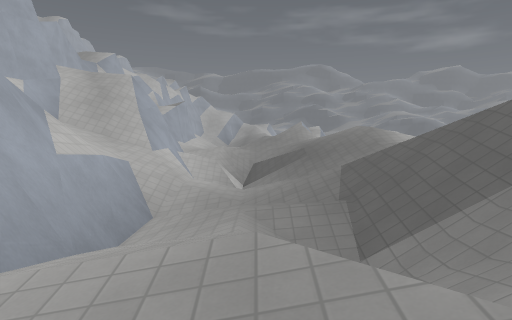
[1] (above)

16 first-person views from a walk through a Godot game level. The camera is 1.4 m above the floor, tilts 2° down and sees 70° across. The floor is counted in squares, 2 m on a side. Each view is taken from the middle of a square. On the plan, view 1 faces up. The plan holds only what a view shows up to about 11 squares ahead; the rest is blank. The place goes on beyond the plan. Surface patterns are stand-ins for the level's own textures.

[2]
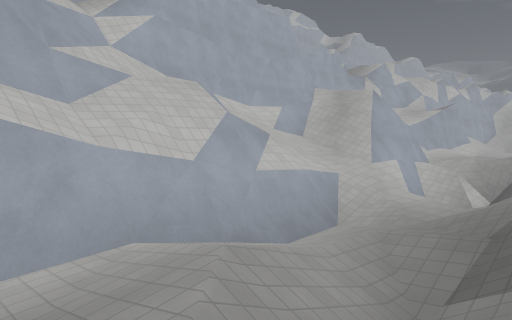

[3]
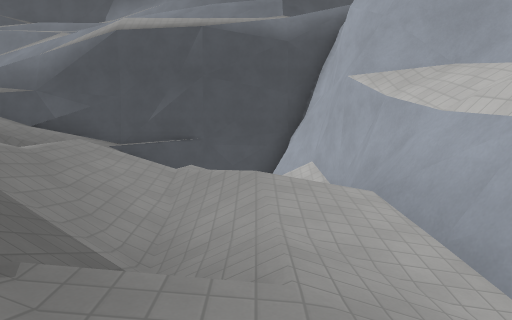

[4]
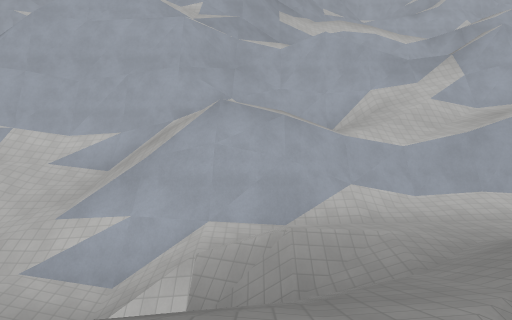

[5]
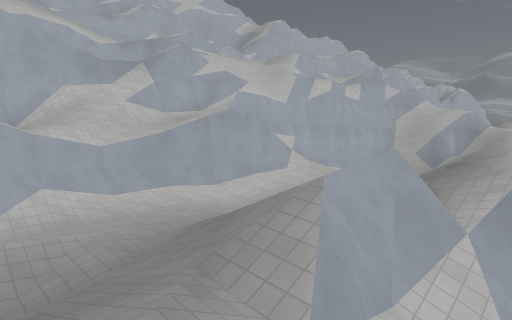

[6]
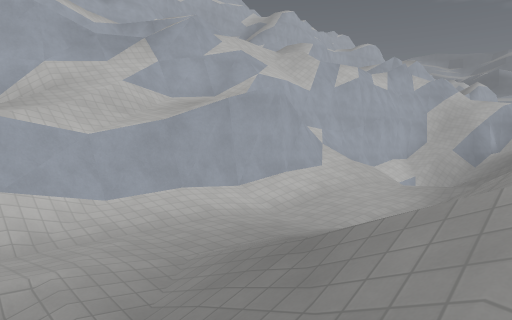

[7]
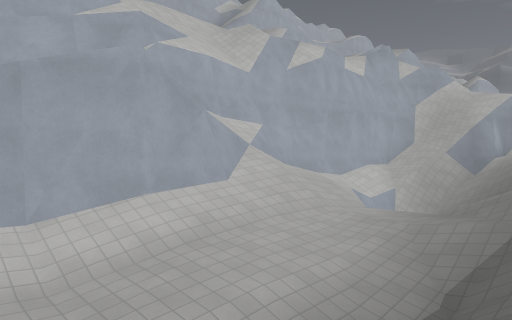

[8]
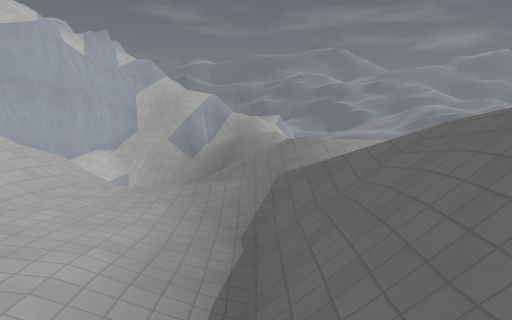

[9]
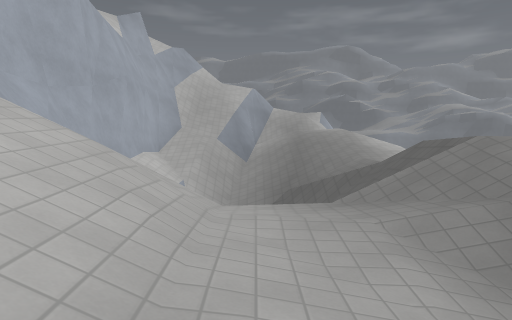

[10]
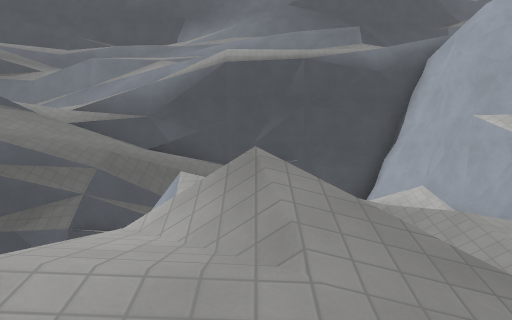

[11]
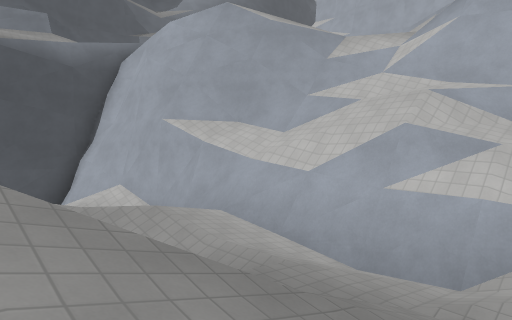

[12]
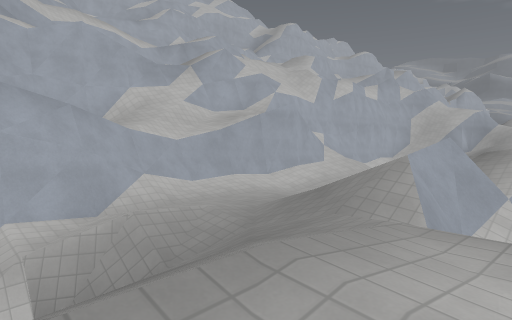

[13]
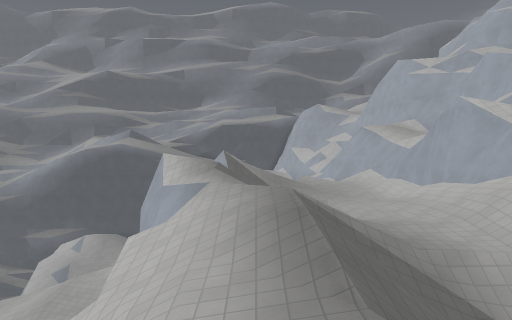

[14]
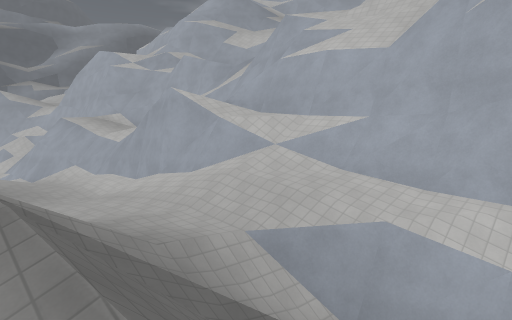

[15]
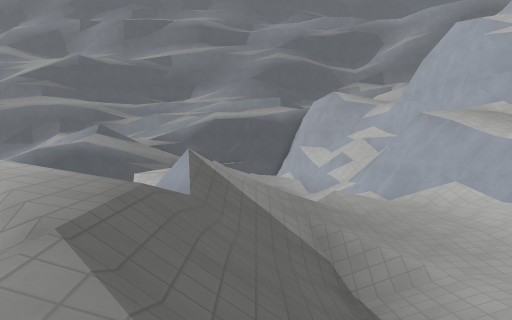

[16]
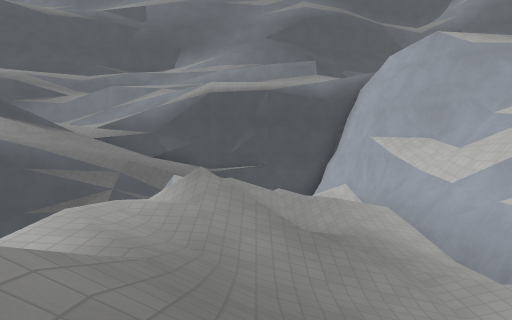

### Floor plan
Key: @ floor where view 1 was taken; # wall or solid block; x gap in a wall; . main floor; : floor 0.25 m higher than the main floor; - floor 0.5 m lower than the main floor; + floor 0.75 m higher than the main floor; _ floor 0.75 m lower than the main floor; * floor 1.25 m higher than the main floor; < floor 1.25 m lower than the main floor; % floor 1.5 m higher than the main floor; ( floor 1.75 m lower than the main floor; & floor 3.5 m higher than the main floor; $ floor 4.25 m higher than the main floor; / step, stairs or slope; = window, fence, low wall or low ledge; ^ raised ledge; v drop or lower ground.
Columns run from 8 left of view 1 to 7 right of it. Each row starts with its distance up from view 1.
 28    #/////*v
 27    #/////+
 26    #/# //:/
 25    #/v /////
 24   ##/#//////
 23   #=//.//%/
 22   #///::///v
 21  ##/#/:.///v
 20  #////:////vv
 19 ##/$//./////v
 18 =#//#/-/////
 17 #///#/.-//=v
 16 #///#/..//=x
 15 ##//#/..//=/
 14  #&/#/.:////
 13  # /v#./////v
 12  ^/$/^-////**
 11  ^#//=/////*/
 10   ^//==////*/
  9   ##////////v
  8   #=///<(<//v
  7   #////</////
  6   ^///=////:/
  5   #=/=#/<////
  4   ##/=#//////
  3   #=###////
  2   =^#==////.=
  1    ^^##<///.  v
  0      #=<@_// vv
 -1      ^#( /   /:
 -2       ^/(=   -*
 -3       ^#/   -:*
 -4        #/ # . ##
 -5        #########

Positions as (right, up) in squares from view 1, and headings:
1: (0, 0), facing up
2: (2, 0), facing up-left
3: (0, 6), facing down
4: (4, 12), facing left
5: (4, 12), facing up-left
6: (2, 13), facing up-left
7: (1, 17), facing up-left
8: (0, 17), facing up
9: (-2, 19), facing up
10: (3, 7), facing down
11: (3, 7), facing down-left
12: (4, 10), facing up-left
13: (1, 28), facing down
14: (1, 27), facing down-left
15: (1, 22), facing down
16: (2, 11), facing down
